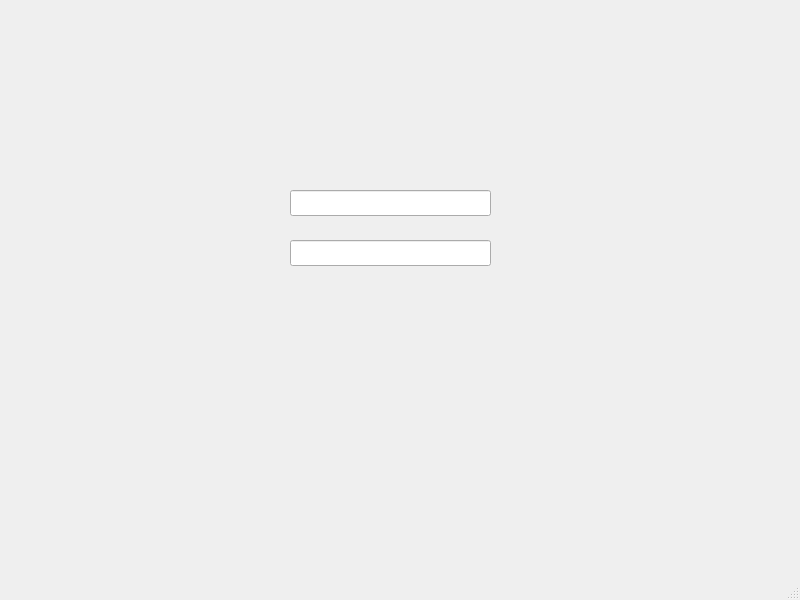
<?xml version="1.0" encoding="UTF-8"?>
<ui version="4.0">
 <class>MainWindow</class>
 <widget class="QMainWindow" name="MainWindow">
  <property name="geometry">
   <rect>
    <x>0</x>
    <y>0</y>
    <width>800</width>
    <height>600</height>
   </rect>
  </property>
  <property name="windowTitle">
   <string>MainWindow</string>
  </property>
  <widget class="QWidget" name="centralwidget">
   <widget class="QLineEdit" name="lineEditUser">
    <property name="geometry">
     <rect>
      <x>290</x>
      <y>190</y>
      <width>201</width>
      <height>26</height>
     </rect>
    </property>
   </widget>
   <widget class="QLineEdit" name="lineEditPassword">
    <property name="geometry">
     <rect>
      <x>290</x>
      <y>240</y>
      <width>201</width>
      <height>26</height>
     </rect>
    </property>
   </widget>
  </widget>
  <widget class="QMenuBar" name="menubar">
   <property name="geometry">
    <rect>
     <x>0</x>
     <y>0</y>
     <width>800</width>
     <height>28</height>
    </rect>
   </property>
  </widget>
  <widget class="QStatusBar" name="statusbar"/>
 </widget>
 <resources/>
 <connections/>
</ui>
